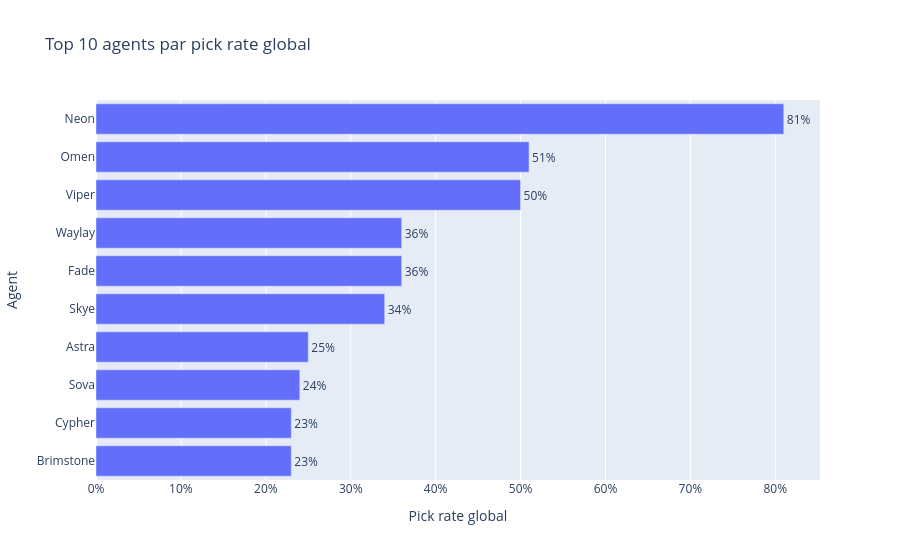

The notebook cell saved with this chart:
### Markdown cell above
## 2. Top agents globaux

Ce graphique montre les agents les plus structurants du méta global. Un pick rate élevé sur `All Maps` indique une forte présence dans les compositions, mais pas forcément une domination uniforme sur toutes les maps.

### Code cell
TOP_N = 10
top_global_agents = global_df.head(TOP_N)["agent"].tolist()

fig = px.bar(
    global_df.head(TOP_N),
    x="pick_rate",
    y="agent",
    orientation="h",
    text="pick_rate",
    title=f"Top {TOP_N} agents par pick rate global",
    labels={"pick_rate": "Pick rate global", "agent": "Agent"},
)
fig.update_traces(texttemplate="%{text:.0%}", textposition="outside")
fig.update_layout(yaxis={"categoryorder": "total ascending"}, xaxis_tickformat=".0%")
fig.show()

### Figure 1 — Plotly figure (JSON) as saved in the notebook; plotly's stock layout.template omitted (floating-point values rounded to 4 significant figures)
{"data": [{"hovertemplate": "Pick rate global=%{text}<br>Agent=%{y}<extra></extra>", "legendgroup": "", "marker": {"color": "#636efa", "pattern": {"shape": ""}}, "name": "", "orientation": "h", "showlegend": false, "text": [0.81, 0.51, 0.5, 0.36, 0.36, 0.34, 0.25, 0.24, 0.23, 0.23], "textposition": "outside", "texttemplate": "%{text:.0%}", "type": "bar", "x": [0.81, 0.51, 0.5, 0.36, 0.36, 0.34, 0.25, 0.24, 0.23, 0.23], "xaxis": "x", "y": ["Neon", "Omen", "Viper", "Fade", "Waylay", "Skye", "Astra", "Sova", "Brimstone", "Cypher"], "yaxis": "y"}], "layout": {"autosize": true, "barmode": "relative", "legend": {"tracegroupgap": 0}, "title": {"text": "Top 10 agents par pick rate global"}, "xaxis": {"anchor": "y", "autorange": true, "domain": [0, 1], "range": [0, 0.8526], "tickformat": ".0%", "title": {"text": "Pick rate global"}, "type": "linear"}, "yaxis": {"anchor": "x", "autorange": true, "categoryorder": "total ascending", "domain": [0, 1], "range": [-0.5, 9.5], "title": {"text": "Agent"}, "type": "category"}}}
